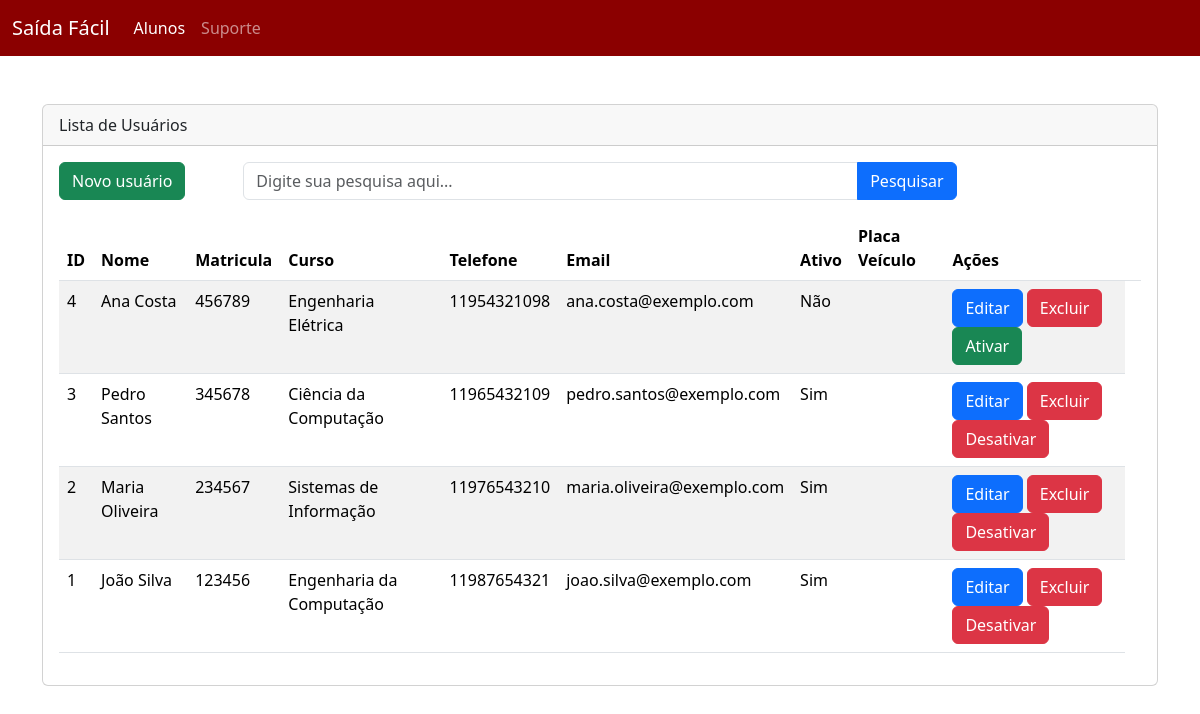
The page /aluno.php on the database as committed earlier.
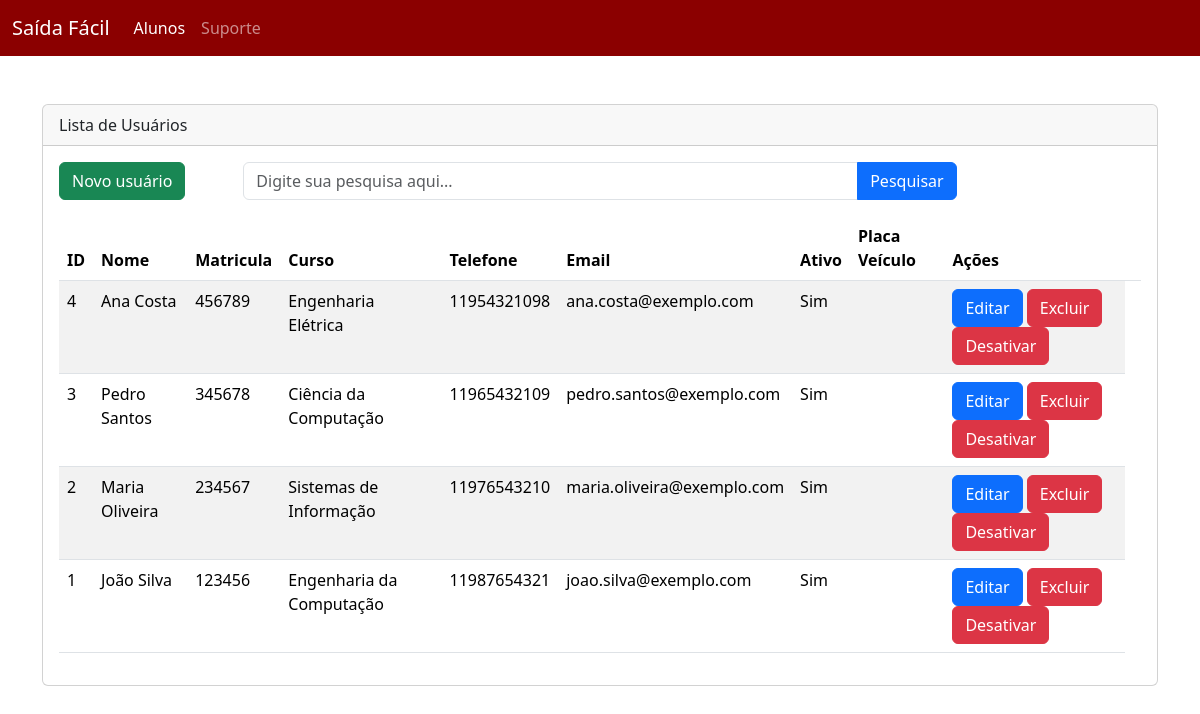
The same page on the database as committed later.
### tables this page shows
CREATE TABLE usuario (
	id_aluno INT PRIMARY KEY NOT NULL AUTO_INCREMENT,
	nome TEXT(65535),
	matricula INT,
	curso TEXT(65535),
	telefone VARCHAR(20),
	email VARCHAR(50),
	ativo VARCHAR(100),
	placa_veiculo VARCHAR(100)
);

### aluno.php (the view, shortened to what this page needs)
<?php
include "cabecalho.php";
include "conexao.php";
$pesquisa = "";
$sql = "Select u.id_aluno, u.nome, u.matricula, u.curso, u.telefone, u.email, u.ativo, u.placa_veiculo from usuario u ";
if( isset($_GET["pesquisa"]) && !empty($pesquisa) )
{
    $pesquisa = $_GET["pesquisa"];
    $sql .=" WHERE u.id_aluno like '%$pesquisa%' order by u.id_aluno desc";
}
else
{
    $sql .=" order by id_aluno desc";
}
$resultado = $conexao->query($sql);
?>
<br>
<br>
<div class="row">
    <div class="col-12">
        <div class="card custom-card">
            <div class="card-header">
                Lista de Usuários
            </div>
            <div class="card-body custom-card-body">
                <div class="row">
                    <div class="col-2">
                        <a href="alunoNovo.php" class="btn btn-success">
                            Novo usuário
                        </a>
                    </div>
                    <div class="col-8">
                        <form action="aluno.php" method="get">
                            <div class="input-group mb-3">
                                <input type="text"
                                       name="pesquisa"
                                       value="<?php echo $pesquisa; ?>"
                                       class="form-control"
                                       placeholder="Digite sua pesquisa aqui..." />
                                <button class="btn btn-primary" type="submit">
                                    Pesquisar
                                </button>
                            </div>
                        </form>
                    </div>
                    <div class="col-2"></div>
                </div>
                <div class="row">
                    <div class="col-12">
                        <div class="table-responsive">
                            <table class="table table-hover table-striped w-100">
                                <thead>
                                    <tr>
                                        <th scope="col">ID</th>
                                        <th scope="col">Nome</th>
                                        <th scope="col">Matricula</th>
                                        <th scope="col">Curso</th>
                                        <th scope="col">Telefone</th>
                                        <th scope="col">Email</th>
                                        <th scope="col">Ativo</th>
                                        <th scope="col">Placa Veículo</th>
                                        <th scope="col">Ações</th>
                                        <th scope="col"></th>
                                    </tr>
                                </thead>
                                <tbody>
                            <?php
                            if ($resultado->num_rows > 0) {
                                while($row = $resultado->fetch_assoc()) {
                                    echo "<tr>";
                                    echo "<td>" . $row["id_aluno"] . "</td>";
                                    echo "<td>" . $row["nome"] . "</td>";
                                    echo "<td>" . $row["matricula"] . "</td>";
                                    echo "<td>" . $row["curso"] . "</td>";
                                    echo "<td>" . $row["telefone"] . "</td>";
                                    echo "<td>" . $row["email"] . "</td>";
                                    echo "<td>" . $row["ativo"] . "</td>";
                                    echo "<td>" . $row["placa_veiculo"] . "</td>";
                                    echo "<td><a href='editarAluno.php?id_aluno=$row[id_aluno]' class='btn btn-primary' >Editar</a>  ";
                                    echo "<a href='excluirAluno.php?id_aluno=$row[id_aluno]' class='btn btn-danger'>Excluir</a> ";
                                    if(($row["ativo"]) === "Sim")
                                    {
                                        echo "<a href='desativarAluno.php?id_aluno=$row[id_aluno]' class='btn btn-danger'>Desativar</a> ";
                                    }else{
                                        echo "<a href='ativarAluno.php?id_aluno=$row[id_aluno]' class='btn btn-success'>Ativar</a> ";
                                    }
                                    echo "</tr>";
                                }
                            } else {
                                echo "<tr><td colspan='4'>Nenhum registro encontrado</td></tr>";
                            }
                            ?>
                                </tbody>
                            </table>
                        </div>
                    </div>
                </div>
            </div>
        </div>
    </div>
</div>

### cabecalho.php (shortened to what this page needs)
<!DOCTYPE html>
<html lang="pt-br">
<head>
    <link href="bootstrap.min.css" rel="stylesheet" />
</head>
<body>
    <nav class="navbar navbar-expand-lg" style="background-color: #8B0000;" data-bs-theme="dark">
        <div class="container-fluid">
            <a class="navbar-brand" href="#">Saída Fácil</a>
            <div class="collapse navbar-collapse" id="navbarSupportedContent">
                <ul class="navbar-nav me-auto mb-2 mb-lg-0">
                    <li class="nav-item">
                        <a class="nav-link active" aria-current="page" href="aluno.php">Alunos</a>
                    </li>
                    <li class="nav-item">
                        <a class="nav-link" href="suporte.php">Suporte</a>
                    </li>
                </ul>
            </div>
        </div>
    </nav>
    <div class="container">

Rows that differ between the two databases and show on the page:
changed usuario "Ana Costa": ativo "Não" → "Sim"; ativo "Ativar" → "Desativar"
